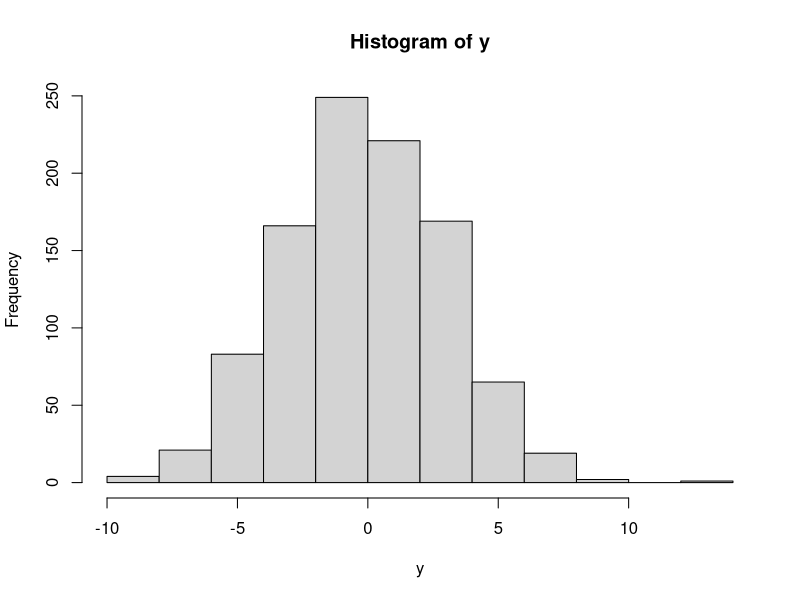
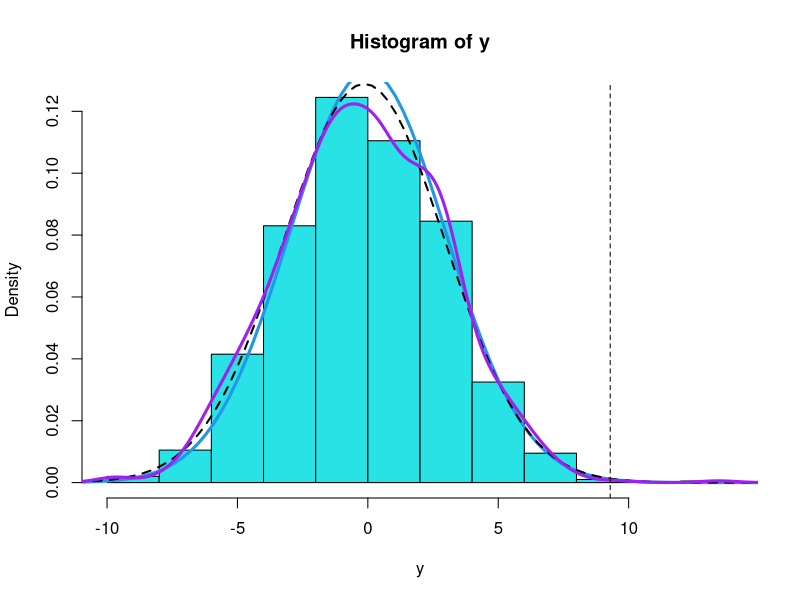

Write R code to recreate these figures, in order.
################################################################################

# Mod 2 (3) lecture exercises- reviewed and worked through on 9/1 and 9/2/2021

# Luke Henslee

################################################################################

# Continuous distributions: Slide 21 Exercise ##################################
mu <- 3.1
Var <- 1.79

exp(mu + Var/2) # Mean of untransformed data

(exp(Var)-1) * exp(2*mu + Var) # Variance of untransformed data


# Continuous distributions: PDF of Normal distribution #########################
# Repeat with larger n (e.g. 1000)
x <- seq(-15, 15, length=100)
## Random number generation:
par(mfrow=c(1,1))
y <- rnorm(n=1000, mean=0, sd=3)
# Histogram showing frequency of observations within automatically selected bins:
hist(y)
# Histogram showing density of observations within automatically selected bins
# (i.e. area under histogram sums to 1 like a pdf):
hist(y, prob=T, col=5)
# Add "true" pdf (i.e. pdf from which data were drawn at random:
lines(x, dnorm(x, mean=0, sd=3), col=4, lwd=3)
# Add normal pdf using parameters estimated from data
lines(x, dnorm(x, mean=mean(y), sd=sd(y)), lwd=2, lty=2)
# Add empirical density estimate:
lines(density(y), col="purple", lwd=3)

  # Probability distribution more closely resembles normal with larger sample 
  # size. 

# Continuous distributions: Gamma #############################################
# What is the waiting time such that we have at least a 95% probability of observing 
# 20 random events occurring at an average rate of 3 per hour:
wt <- qgamma(.95, 20, 3)
abline(h=0.95, v=wt, lty=2)

cat("The waiting time for a 95% probability of observing 20 random events 
    occurring at 3 per hour is", wt)


